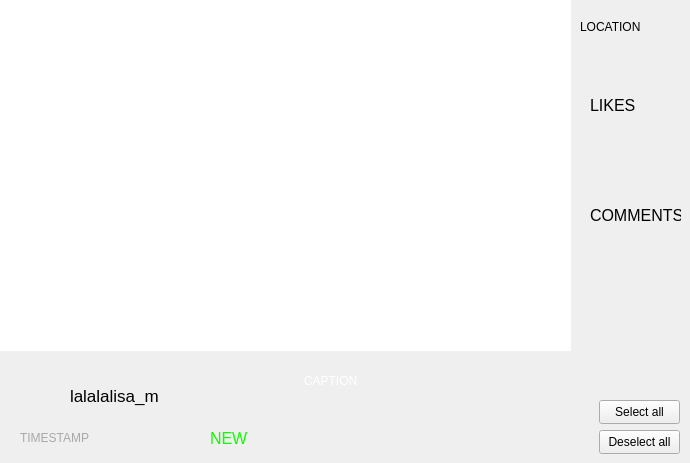
     <widget class="QWidget" name="INST_PG_MDCT">
      <widget class="QListView" name="INST_LV_POST">
       <property name="geometry">
        <rect>
         <x>0</x>
         <y>0</y>
         <width>571</width>
         <height>351</height>
        </rect>
       </property>
       <property name="frameShape">
        <enum>QFrame::Shape::NoFrame</enum>
       </property>
       <property name="frameShadow">
        <enum>QFrame::Shadow::Plain</enum>
       </property>
       <property name="editTriggers">
        <set>QAbstractItemView::EditTrigger::NoEditTriggers</set>
       </property>
       <property name="tabKeyNavigation">
        <bool>false</bool>
       </property>
       <property name="dragEnabled">
        <bool>false</bool>
       </property>
       <property name="selectionMode">
        <enum>QAbstractItemView::SelectionMode::MultiSelection</enum>
       </property>
       <property name="verticalScrollMode">
        <enum>QAbstractItemView::ScrollMode::ScrollPerPixel</enum>
       </property>
       <property name="flow">
        <enum>QListView::Flow::LeftToRight</enum>
       </property>
       <property name="resizeMode">
        <enum>QListView::ResizeMode::Fixed</enum>
       </property>
       <property name="viewMode">
        <enum>QListView::ViewMode::IconMode</enum>
       </property>
      </widget>
      <widget class="QLabel" name="INST_MDCT_USER">
       <property name="geometry">
        <rect>
         <x>70</x>
         <y>380</y>
         <width>181</width>
         <height>31</height>
        </rect>
       </property>
       <property name="font">
        <font>
         <pointsize>13</pointsize>
        </font>
       </property>
       <property name="text">
        <string>lalalalisa_m</string>
       </property>
      </widget>
      <widget class="QLabel" name="INST_MDCT_VERI">
       <property name="geometry">
        <rect>
         <x>160</x>
         <y>380</y>
         <width>31</width>
         <height>31</height>
        </rect>
       </property>
       <property name="text">
        <string/>
       </property>
       <property name="pixmap">
        <pixmap resource="../resources/resources.qrc">:/images/verified.png</pixmap>
       </property>
      </widget>
      <widget class="QLabel" name="INST_MDCT_TMSP">
       <property name="geometry">
        <rect>
         <x>20</x>
         <y>430</y>
         <width>171</width>
         <height>16</height>
        </rect>
       </property>
       <property name="styleSheet">
        <string notr="true">	color: #a8a8a8;</string>
       </property>
       <property name="text">
        <string>TIMESTAMP</string>
       </property>
      </widget>
      <widget class="QTextEdit" name="INST_MDCT_CAPT">
       <property name="geometry">
        <rect>
         <x>300</x>
         <y>370</y>
         <width>280</width>
         <height>71</height>
        </rect>
       </property>
       <property name="sizePolicy">
        <sizepolicy hsizetype="Fixed" vsizetype="Fixed">
         <horstretch>0</horstretch>
         <verstretch>0</verstretch>
        </sizepolicy>
       </property>
       <property name="minimumSize">
        <size>
         <width>280</width>
         <height>0</height>
        </size>
       </property>
       <property name="maximumSize">
        <size>
         <width>280</width>
         <height>190</height>
        </size>
       </property>
       <property name="styleSheet">
        <string notr="true">border: none;
background: transparent;
color: white;</string>
       </property>
       <property name="frameShape">
        <enum>QFrame::Shape::NoFrame</enum>
       </property>
       <property name="lineWidth">
        <number>1</number>
       </property>
       <property name="verticalScrollBarPolicy">
        <enum>Qt::ScrollBarPolicy::ScrollBarAlwaysOff</enum>
       </property>
       <property name="horizontalScrollBarPolicy">
        <enum>Qt::ScrollBarPolicy::ScrollBarAlwaysOff</enum>
       </property>
       <property name="readOnly">
        <bool>true</bool>
       </property>
       <property name="html">
        <string>&lt;!DOCTYPE HTML PUBLIC &quot;-//W3C//DTD HTML 4.0//EN&quot; &quot;http://www.w3.org/TR/REC-html40/strict.dtd&quot;&gt;
&lt;html&gt;&lt;head&gt;&lt;meta name=&quot;qrichtext&quot; content=&quot;1&quot; /&gt;&lt;meta charset=&quot;utf-8&quot; /&gt;&lt;style type=&quot;text/css&quot;&gt;
p, li { white-space: pre-wrap; }
hr { height: 1px; border-width: 0; }
li.unchecked::marker { content: &quot;\2610&quot;; }
li.checked::marker { content: &quot;\2612&quot;; }
&lt;/style&gt;&lt;/head&gt;&lt;body style=&quot; font-family:'Segoe UI'; font-size:9pt; font-weight:400; font-style:normal;&quot;&gt;
&lt;p style=&quot; margin-top:0px; margin-bottom:0px; margin-left:0px; margin-right:0px; -qt-block-indent:0; text-indent:0px;&quot;&gt;CAPTION&lt;/p&gt;&lt;/body&gt;&lt;/html&gt;</string>
       </property>
      </widget>
      <widget class="QLabel" name="INST_MDCT_COM_PIC">
       <property name="geometry">
        <rect>
         <x>590</x>
         <y>180</y>
         <width>16</width>
         <height>21</height>
        </rect>
       </property>
       <property name="text">
        <string/>
       </property>
       <property name="pixmap">
        <pixmap resource="../resources/resources.qrc">:/images/message-circle_white.png</pixmap>
       </property>
      </widget>
      <widget class="QLabel" name="INST_MDCT_LIKE_PIC">
       <property name="geometry">
        <rect>
         <x>590</x>
         <y>70</y>
         <width>16</width>
         <height>21</height>
        </rect>
       </property>
       <property name="text">
        <string/>
       </property>
       <property name="pixmap">
        <pixmap resource="../resources/resources.qrc">:/images/heart_white.png</pixmap>
       </property>
      </widget>
      <widget class="QLabel" name="INST_MDCT_COM">
       <property name="geometry">
        <rect>
         <x>590</x>
         <y>205</y>
         <width>91</width>
         <height>21</height>
        </rect>
       </property>
       <property name="font">
        <font>
         <pointsize>12</pointsize>
        </font>
       </property>
       <property name="text">
        <string>COMMENTS</string>
       </property>
      </widget>
      <widget class="QLabel" name="INST_MDCT_LIKE">
       <property name="geometry">
        <rect>
         <x>590</x>
         <y>95</y>
         <width>91</width>
         <height>21</height>
        </rect>
       </property>
       <property name="font">
        <font>
         <pointsize>12</pointsize>
        </font>
       </property>
       <property name="styleSheet">
        <string notr="true"/>
       </property>
       <property name="text">
        <string>LIKES</string>
       </property>
      </widget>
      <widget class="QLabel" name="INST_MDCT_LOC">
       <property name="geometry">
        <rect>
         <x>580</x>
         <y>20</y>
         <width>100</width>
         <height>40</height>
        </rect>
       </property>
       <property name="maximumSize">
        <size>
         <width>100</width>
         <height>40</height>
        </size>
       </property>
       <property name="text">
        <string>LOCATION</string>
       </property>
       <property name="alignment">
        <set>Qt::AlignmentFlag::AlignLeading|Qt::AlignmentFlag::AlignLeft|Qt::AlignmentFlag::AlignTop</set>
       </property>
      </widget>
      <widget class="QPushButton" name="INST_BTN_SELC">
       <property name="geometry">
        <rect>
         <x>599</x>
         <y>400</y>
         <width>81</width>
         <height>24</height>
        </rect>
       </property>
       <property name="text">
        <string>Select all</string>
       </property>
      </widget>
      <widget class="QPushButton" name="INST_BTN_DSLC">
       <property name="geometry">
        <rect>
         <x>599</x>
         <y>430</y>
         <width>81</width>
         <height>24</height>
        </rect>
       </property>
       <property name="text">
        <string>Deselect all</string>
       </property>
      </widget>
      <widget class="QLabel" name="INST_MDCT_NEW">
       <property name="geometry">
        <rect>
         <x>210</x>
         <y>430</y>
         <width>51</width>
         <height>16</height>
        </rect>
       </property>
       <property name="font">
        <font>
         <pointsize>12</pointsize>
        </font>
       </property>
       <property name="styleSheet">
        <string notr="true">color: rgb(16, 252, 0);</string>
       </property>
       <property name="text">
        <string>NEW</string>
       </property>
      </widget>
     </widget>
